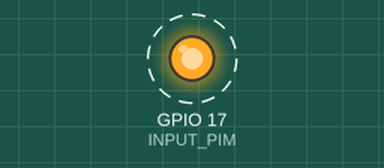
Bench run of a program on a simulated Raspberry Pi (BCM pin numbers). On the bench: output pins drawn as LEDs (lit = HIGH). Dashed ring = blinking. What the program prints to the terminal is not drawn.

Above: at 0.2 s.
Timing chart, 0 to 3.0 s (numbered marks = the images above):
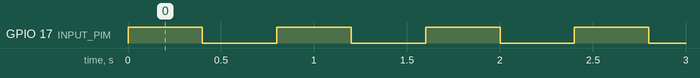

Measured:
- by itself, GPIO 17 (INPUT_PIM): alternates HIGH for 0.40 s and LOW for 0.40 s

The program:

a.py
```python
# -*- coding: utf-8 -*-
import wiringpi as pi
import time

INPUT_PIM = 17

pi.wiringPiSetupGpio()
pi.pinMode(INPUT_PIM, pi.OUTPUT)
i = 0

while True:
    try:
        pi.digitalWrite(INPUT_PIM, pi.HIGH)
        time.sleep(0.4)
        pi.digitalWrite(INPUT_PIM, pi.LOW)
        time.sleep(0.4)
        i += 1
        print("{}回目です。".format(i))
    except KeyboardInterrupt:
        pass
```
